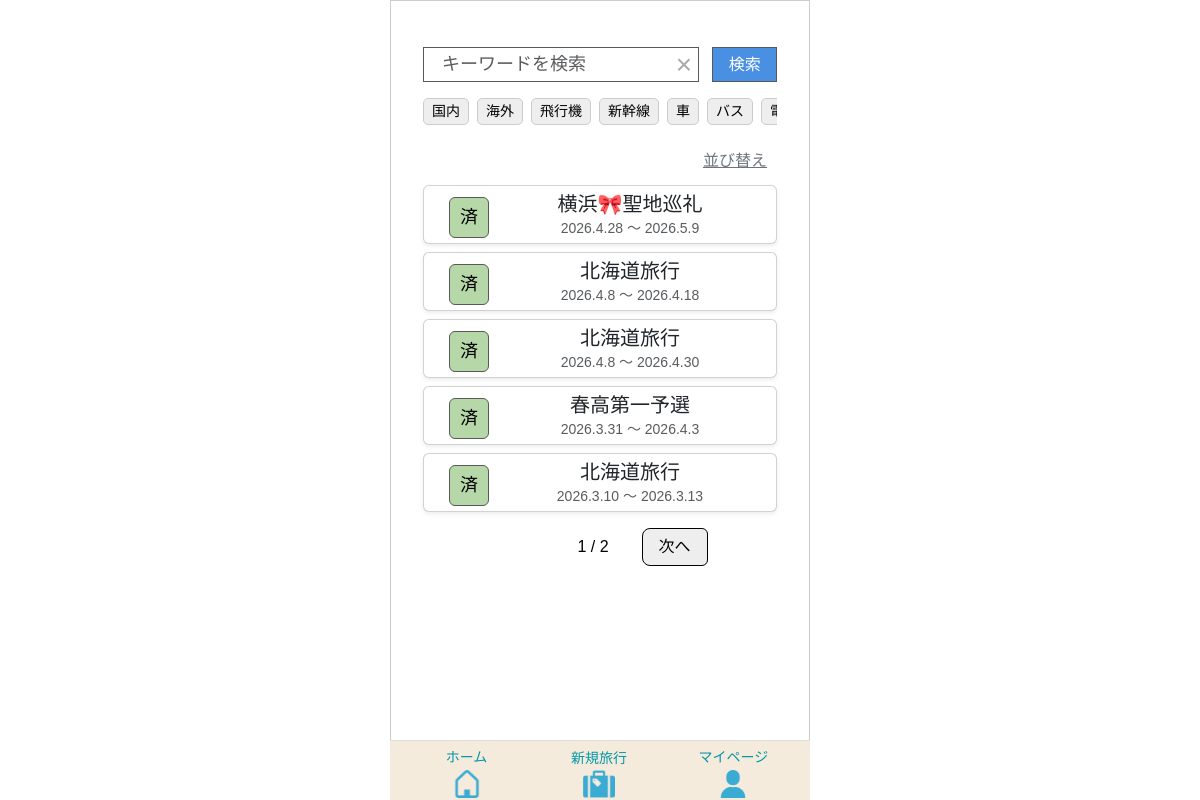
Page /tabipre/home/ (signed in) on the earlier database version.
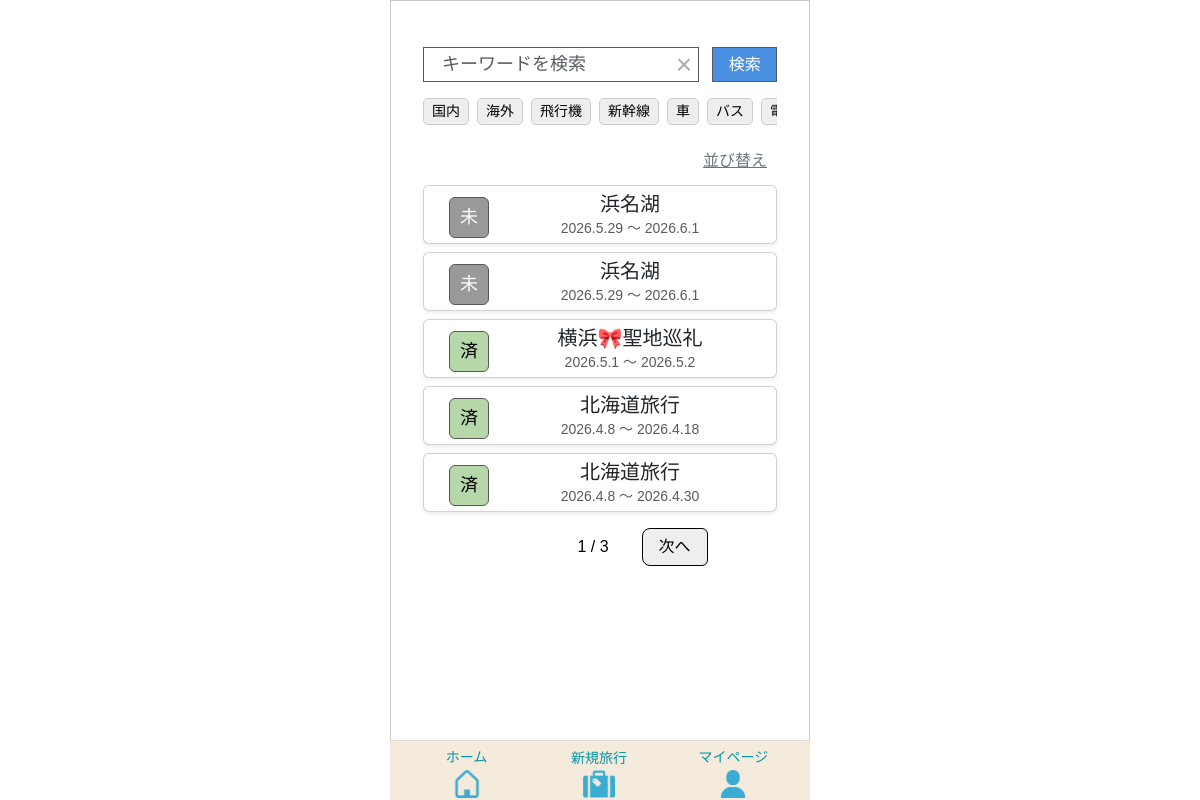
Same page on the later database version.
### app/models/travel.py (models this page shows, shortened)
class Transport(models.Model):
    class TransportType(models.IntegerChoices):
     AIRPLANE   = 0, _("飛行機")
     SHINKANSEN = 1, _("新幹線")
     CAR        = 2, _("車")
     BUS        = 3, _("バス")
     TRAIN      = 4, _("電車")
     OTHER      = 5, _("その他")
    transport_id = models.AutoField(
        primary_key=True,
        verbose_name=_("交通手段ID")
    )
    transport_type = models.IntegerField(
    choices=TransportType.choices,
    verbose_name=_("交通手段")
    )
    created_at = models.DateTimeField(
        auto_now_add=True,
        verbose_name=_("作成日")
    )
    updated_at = models.DateTimeField(
       auto_now=True,
        verbose_name=_("更新日")
    )
    class Meta:
        verbose_name = _("交通手段")
        verbose_name_plural = _("交通手段")

class Travel_info(models.Model):
    class LocationType(models.IntegerChoices):
        DOMESTIC = 0, _("国内")
        OVERSEAS = 1, _("海外")
    class StatusType(models.IntegerChoices):
        NOT_DONE  = 0, _("未")
        COMPLETE  = 1, _("完")
        PROCESSED = 2, _("済")
    travel_info_id = models.AutoField(
        primary_key=True,
        verbose_name=_("旅行情報ID")
    )
    user = models.ForeignKey(
        settings.AUTH_USER_MODEL,
        on_delete=models.CASCADE,
        verbose_name=_("ユーザーID")
    )
    travel_title = models.CharField(
        max_length=100,
        verbose_name=_("旅行タイトル")
    )
    start_date = models.DateField(
        verbose_name=_("開始日")
    )
    end_date = models.DateField(
        verbose_name=_("終了日")
    )
    location = models.IntegerField(
        choices=LocationType.choices,
        verbose_name=_("場所"),
    )
    memo = models.CharField(
        max_length=230,
        blank=True,
        verbose_name=_("メモ")
    )
    status = models.IntegerField(
        choices=StatusType.choices,
        default=0,
        verbose_name=_("ステータス")
    )
    transport = models.ManyToManyField(
        "Transport",
        through="Travelmode",
        verbose_name=_("交通手段")
    )
    created_at = models.DateTimeField(
        auto_now_add=True,
        verbose_name=_("作成日")
    )
    updated_at = models.DateTimeField(
       auto_now=True,
        verbose_name=_("更新日")
    )
    class Meta:
        verbose_name = _("旅行情報")
        verbose_name_plural = _("旅行情報")

### app/views/home.py (the view)
# urls.py: path('tabipre/home/', HomeView.as_view(), name='home'),
class HomeView(LoginRequiredMixin, TemplateView):
    template_name = "home/home.html"
    login_url = "/"
    def get(self, request, *args, **kwargs):
        if request.session.get("creating_travel"):
            Template.objects.filter(
                travel_info__isnull=True,
                user=request.user
            ).delete()
            request.session["creating_travel"] = False
        keyword = request.GET.get("keyword", "")
        travel_type = request.GET.getlist("travel_type")
        transport_filter = [t for t in request.GET.getlist("transport") if t]
        sort = request.GET.get("sort", "")
        travels = Travel_info.objects.filter(
            user=request.user
        )
        if keyword:
            travels = travels.filter(travel_title__icontains=keyword)
        if travel_type:
            travels = travels.filter(location__in=travel_type)
        if transport_filter:
            travels = travels.filter(
                transport__transport_type__in=transport_filter
            )
        travels = travels.distinct()
        today = timezone.now().date()
        completed_travel_ids = (
            TravelItem.objects
            .filter(travel_category__template__travel_info__user=request.user)
            .values("travel_category__template__travel_info")
            .annotate(
                total=Count("id"),
                done=Count("id", filter=Q(item_checked=1))
            )
            .filter(total=F("done"))
            .values_list("travel_category__template__travel_info", flat=True)
        )
        travels = travels.annotate(
            display_status=Case(
                When(end_date__lt=today, then=Value("済")),
                When(travel_info_id__in=completed_travel_ids, then=Value("完")),
                default=Value("未"),
                output_field=CharField()
            )
        )
        travels = travels.annotate(
            status_order=Case(
                When(display_status="完", then=0),
                When(display_status="未", then=1),
                When(display_status="済", then=2),
                default=3,
                output_field=IntegerField(),
            )
        )
        if sort == "title_asc":
            travels = travels.order_by("travel_title")
        elif sort == "title_desc":
            travels = travels.order_by("-travel_title")
        elif sort == "date_asc":
            travels = travels.order_by("start_date")
        elif sort == "date_desc":
            travels = travels.order_by("-start_date")
        else:
            travels = travels.order_by("status_order", "-start_date")
        paginator = Paginator(travels, 5)
        page = request.GET.get("page")
        travels_page = paginator.get_page(page)
        tags = Transport.objects.exclude(
            transport_type=Transport.TransportType.OTHER
        )
        return render(request, self.template_name, {
            "travels": travels_page,
            "keyword": keyword,
            "tags": tags,
            "travel_type": travel_type,
            "transport": transport_filter,
            "sort": sort,
        })

### templates/home/home.html (shortened to what this page needs)
{% extends 'base.html' %}
{% load static %}
{% block extra_css %}
{{ block.super }}
<link rel="stylesheet" href="{% static 'tabipre/css/home.css' %}">
{% endblock %}
{% block content %}
<div class="container mt-3">
    <form method="GET" id="searchForm" class="d-flex mt-2 mb-3 position-relative">
        <span id="clearBtn" class="clear-btn">&times;</span>
        <input type="text" name="keyword" id="keywordInput"
               autocomplete="off"
               value="{{ keyword }}"
               class="form-control me-2 search-input"
               placeholder="キーワードを検索">
        <button class="search-btn">検索</button>
    </form>
    <div class="d-flex flex-row flex-nowrap overflow-auto mt-1 mb-2 tag-scroll">
        <a href="#"
           class="tag-badge {% if '0' in travel_type %}selected{% endif %}"
           data-type="travel_type" data-value="0">国内</a>
        <a href="#"
           class="tag-badge {% if '1' in travel_type %}selected{% endif %}"
           data-type="travel_type" data-value="1">海外</a>
        {% for tag in tags %}
            <a href="#"
               class="tag-badge {% if tag.transport_type|stringformat:'s' in transport %}selected{% endif %}"
               data-type="transport"
               data-value="{{ tag.transport_type }}">
                {{ tag.get_transport_type_display }}
            </a>
        {% endfor %}
    </div>
    <div class="sort-btn-wrapper mb-2">
        <a href="#" class="sort-btn" data-bs-toggle="modal" data-bs-target="#sortModal">
            並び替え
        </a>
    </div>
    {% for t in travels %}
        <a href="{% url 'app:travel_detail' t.travel_info_id %}" class="text-decoration-none text-dark">
            <div class="card mb-2 shadow-sm">
                <div class="card-body d-flex align-items-center">
                    <div class="align-items-center">
                        {% if t.display_status == "未" %}
                            <span class="badge-t status-mi">未</span>
                        {% elif t.display_status == "完" %}
                            <span class="badge-t status-kan">完</span>
                        {% elif t.display_status == "済" %}
                            <span class="badge-t status-zumi">済</span>
                        {% endif %}
                    </div>
                    <div class="flex-grow-1 d-flex flex-column justify-content-center text-center">
                        <h5 class="card-title">{{ t.travel_title }}</h5>
                        <p class="card-text text-muted">
                            {{ t.start_date|date:"Y.n.j" }} 〜 {{ t.end_date|date:"Y.n.j" }}
                        </p>
                    </div>
                </div>
            </div>
        </a>
    {% empty %}
        <p class="text-center text-muted">該当する旅行がありません</p>
    {% endfor %}
    <div class="d-flex justify-content-center mt-3">
        <nav>
            <ul class="pagination">
                {% if travels.has_previous %}
                    <li class="page-item">
                        <a class="page-link"
                           href="?page={{ travels.previous_page_number }}&keyword={{ keyword }}&sort={{ sort }}">
                           前へ
                        </a>
                    </li>
                {% else %}
                    <li class="page-item disabled">
                    </li>
                {% endif %}
                <li class="page-item active">
                    <span class="page-link">
                        {{ travels.number }} / {{ travels.paginator.num_pages }}
                    </span>
                </li>
                {% if travels.has_next %}
                    <li class="page-item">
                        <a class="page-link"
                           href="?page={{ travels.next_page_number }}&keyword={{ keyword }}&sort={{ sort }}">
                           次へ
                        </a>
                    </li>
                {% else %}
                    <li class="page-item disabled">
                        <span class="page-link" style="visibility: hidden;">次へ</span>
                    </li>
                {% endif %}
            </ul>
        </nav>
    </div>
</div>
{% endblock %}

### templates/base.html (shortened to what this page needs)
<!DOCTYPE html>
<html lang="ja">
<head>
    {% load static %}
    <link href="https://cdn.jsdelivr.net/npm/bootstrap@5.3.0/dist/css/bootstrap.min.css" rel="stylesheet">
    <link rel="stylesheet" href="https://cdn.jsdelivr.net/npm/bootstrap-icons@1.10.5/font/bootstrap-icons.css">
    <link rel="stylesheet" href="https://cdn.jsdelivr.net/npm/flatpickr/dist/themes/airbnb.css">
    {% block extra_css %}
    <link rel="stylesheet" href="{% static 'tabipre/css/base/base.css' %}">
    <link rel="stylesheet" href="{% static 'tabipre/css/base/calendar_style.css' %}">
    {% endblock %}
</head>
<body class="{% block body_class %}{% endblock %}">
    <div class="app-frame">
        <div class="content-wrapper container">
            {% block content %}
            {% endblock %}
        </div>
        {% if request.user.is_authenticated and not is_share_page %}
        <nav class="bottom-nav">
            <div class="fooder">
                <a class="nav-link flex-fill" href="{% url 'app:home' %}">
                    ホーム<br>
                    <img src="{% static 'tabipre/icons/home.png' %}" width="28">
                </a>
                <a class="nav-link flex-fill" href="{% url 'app:travel_step1' %}">
                    新規旅行<br>
                    <img src="{% static 'tabipre/icons/travel.png' %}">
                </a>
                <a class="nav-link flex-fill" href="{% url 'app:mypage' %}">
                    マイページ<br>
                    <img src="{% static 'tabipre/icons/mypage.png' %}" width="28">
                </a>
            </div>
        </nav>
        {% endif %}
    </div>
</body>
</html>

### templates/includes/toast.html (shortened to what this page needs)
{% load static %}

### static/tabipre/css/base/base.css (style rules this page uses)
.app-frame { max-width: 420px; margin: 0 auto; min-height: 100vh; padding: 8px; padding-top: 30px; background: #fff; border: 1px solid #ccc; color: #595959; display: flex; flex-direction: column; box-sizing: border-box; font-family: Arial, Helvetica, sans-serif; }
.bottom-nav { position: fixed; bottom: 0; left: 50%; transform: translateX(-50%); width: 100%; max-width: 420px; height: 60px; padding: 6px 0; background: #f5ebdd; border-top: 1px solid #ddd; z-index: 999; }
.fooder { display: flex; justify-content: space-between; align-items: center; width: 100%; }
.nav-link { flex: 1; text-decoration: none; color: #000; font-size: 12px; text-align: center; }
.nav-link:nth-child(1) { padding-left: 20px; }
.nav-link:nth-child(2) { padding-left: 12px; }
.nav-link:nth-child(3) { padding-right: 6px; }
.nav-link img { display: block; margin: 2px auto 0; }
.nav-link:nth-child(2) img { width: 32px; height: 32px; margin-top: -1px; margin-bottom: -3px; }
.bottom-nav a { color: #0097a7; font-size: 14px; text-decoration: none; }
.content-wrapper { padding-bottom: 60px !important; }
.badge-t { display: inline-block; min-width: 32px; padding: 6px 10px; margin: 5px 20px 0 0 !important; border-radius: 6px; border: 1px solid #595959; font-size: 18px; }
.status-mi { background: #999; color: #fff; }
.status-zumi { background: #b6d7a8; color: #000; }
.card-body { padding: 8px 16px !important; }
input, select, textarea, input.form-control, select.form-control, textarea.form-control { width: 100%; padding: 4px 8px; font-size: 18px; border: 1px solid #595959 !important; border-radius: 6px; box-sizing: border-box; }
html { overflow-y: scroll; }
body { font-size: 18px; }

### static/tabipre/css/home.css (style rules this page uses)
form input { border: 1px solid #ccc; padding: 8px; width: 100%; background-color: #ffffff; box-sizing: border-box; transition: border-color 0.25s ease, box-shadow 0.25s ease; color: #000; }
.search-input { height: 35px; width: 50%; padding: 4px 8px; border: 1px solid #ccc; }
.search-btn { font-size: 16px; background-color: #4a90e2; color: #fff; height: 35px; width: 80px; margin-left: 5px; padding: 4px 6px; line-height: 1; border: 1px solid #595959; }
input[type="text"], button { border-radius: 0; }
.card-body { padding: 4px 25px !important; }
.card-title { margin: 2px 0; }
.card-text { margin: 0; font-size: 14px; }
.sort-btn-wrapper { display: flex; justify-content: flex-end; }
.sort-btn { padding: 4px 10px; font-size: 16px; color: #6c757d; }
.tag-badge { display: inline-block; background-color: #eee; color: #000; padding: 2px 8px; border-radius: 5px; font-size: 14px; white-space: nowrap; margin-right: 8px; border: 1px solid #ccc; text-decoration: none; margin-bottom: 4px; }
.pagination { display: flex; justify-content: center; align-items: center; gap: 24px; }
.page-link { background-color: #eee !important; color: #000; border: 1px solid #000 !important; padding: 6px 16px; border-radius: 8px; font-size: 16px; }
.page-item span.page-link { background: #fff !important; color: #000 !important; border: none !important; padding: 6px 10px; font-size: 16px; }
.clear-btn { position: absolute; right: 80px; top: 50%; transform: translateY(-50%); font-size: 28px; color: #aaa; cursor: pointer; padding: 5px; background: transparent; z-index: 10; display: block; }
.search-input { padding-right: 40px; }
.search-input::placeholder { padding-left: 10px; }
.tag-scroll { overflow-y: hidden; padding-bottom: 8px; margin-top: 12px; }

Differences in the rows shown:
no longer on this page (row unchanged): Travel_info: shows "済", travel_title "春高第一予選", start_date "2026.3.31", end_date "2026.4.3"
no longer on this page (row unchanged): Travel_info: shows "済", travel_title "北海道旅行", start_date "2026.3.10", end_date "2026.3.13"
added Travel_info: shows "未", travel_title "浜名湖", start_date "2026.5.29", end_date "2026.6.1"
added Travel_info: shows "未", travel_title "浜名湖", start_date "2026.5.29", end_date "2026.6.1"
changed Travel_info "横浜🎀聖地巡礼": start_date "2026.4.28" → "2026.5.1"; end_date "2026.5.9" → "2026.5.2"
Other differences:
{{ travels.paginator.num_pages }}: "2" → "3"
